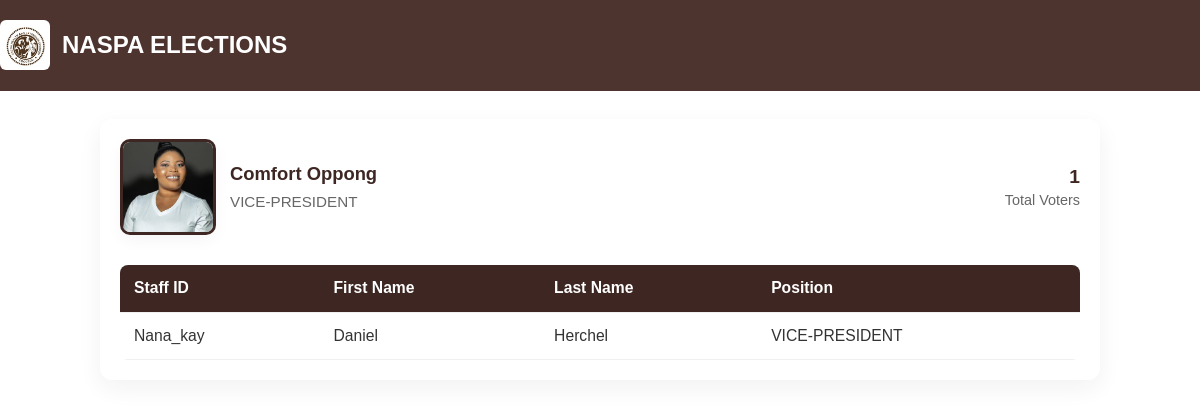
Before: /main/candidate-voters/17/ with the older database file.
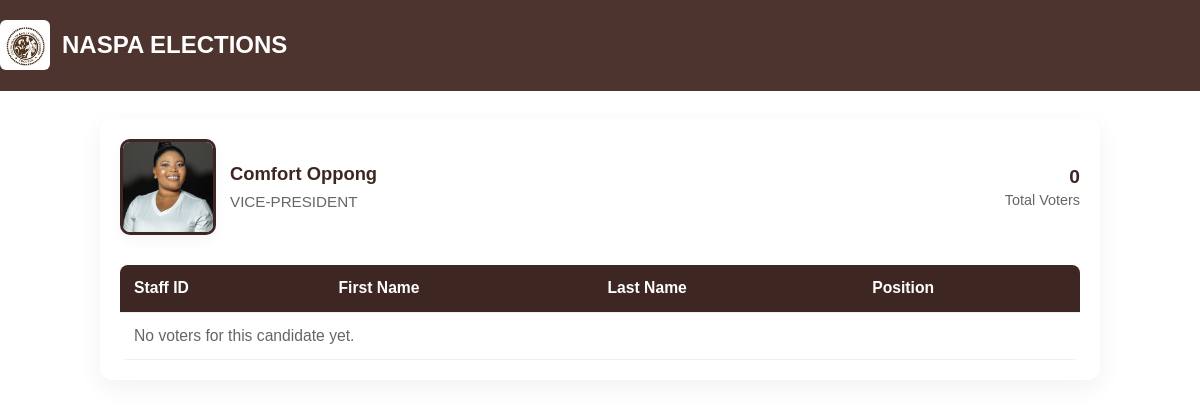
After: the same page with the newer database file.
### main/models.py (models this page shows, shortened)
class Vote(models.Model):
    SINGLE_CANDIDATE = 'single'
    MULTIPLE_CANDIDATES = 'multiple'
    voter = models.ForeignKey(User, on_delete=models.CASCADE, related_name='votes')
    position = models.ForeignKey(Position, on_delete=models.CASCADE)
    candidate = models.ForeignKey(Candidate, on_delete=models.CASCADE)
    vote_type = models.CharField(max_length=20, default=SINGLE_CANDIDATE)
    choice = models.CharField(max_length=10)
    timestamp = models.DateTimeField(auto_now_add=True)
    class Meta:
        unique_together = ('voter', 'position')

class Position(models.Model):
    position_name = models.CharField(max_length=100)
    description = models.TextField()

### main/views.py (the view)
# urls.py: path('candidate-voters/<int:candidate_id>/', main_views.candidate_voters, name='candidate_voters'),
def candidate_voters(request, candidate_id):
    candidate = Candidate.objects.get(id=candidate_id)
    votes = Vote.objects.filter(candidate=candidate).select_related('voter', 'position')
    voters = [vote.voter for vote in votes]
    return render(request, 'main/candidate_voters.html', {
        'candidate': candidate,
        'votes': votes,
        'voters': voters,
    })

### main/context_processors.py (called while the page is built)
def timezone_context(request):
    return {
        'timezone': timezone,
    }

### main/templates/main/candidate_voters.html (shortened to what this page needs)
{% extends "main/base.html" %}
{% load static %}
{% block extra_css %}
<link rel="stylesheet" href="{% static 'css/candidate_voters.css' %}">
{% endblock %}
{% block content %}
<div class="candidate-voters-container">
    <div class="header-row">
        <div class="candidate-summary">
            <img src="{{ candidate.photo.url }}" class="candidate-photo" alt="{{ candidate.candidate_name.first_name }}">
            <div class="candidate-meta">
                <div class="candidate-title">{{ candidate.candidate_name.first_name }} {{ candidate.candidate_name.last_name }}</div>
                <div class="candidate-position">{{ candidate.candidate_position.position_name }}</div>
            </div>
        </div>
        <div class="stats">
            <div class="stat-item">
                <div class="stat-value">{{ votes|length }}</div>
                <div class="stat-label">Total Voters</div>
            </div>
        </div>
    </div>
    <div class="table-wrap">
        <table class="voters-table">
            <thead>
                <tr>
                    <th>Staff ID</th>
                    <th>First Name</th>
                    <th>Last Name</th>
                    <th>Position</th>
                </tr>
            </thead>
            <tbody>
                {% for vote in votes %}
                <tr>
                    <td>{{ vote.voter.username }}</td>
                    <td>{{ vote.voter.first_name }}</td>
                    <td>{{ vote.voter.last_name }}</td>
                    <td>{{ vote.position.position_name }}</td>
                </tr>
                {% empty %}
                <tr>
                    <td colspan="4" class="no-voters">No voters for this candidate yet.</td>
                </tr>
                {% endfor %}
            </tbody>
        </table>
    </div>
</div>
{% endblock %}

Changed rows visible on the page:
removed Vote: voter.username "Nana_kay", voter.first_name "Daniel", voter.last_name "Herchel", position.position_name "VICE-PRESIDENT"
Other visible differences:
{{ votes|length }}: "1" → "0"
text now shown: "No voters for this candidate yet."
